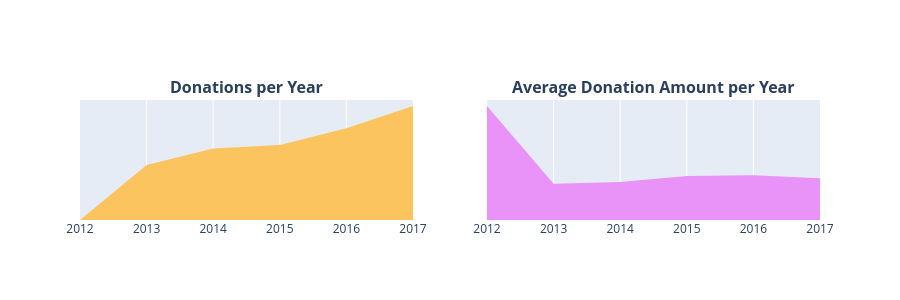

This figure's notebook cell:
### Markdown cell above
## 3.4 ¿Qué montos de donación se recibieron y en qué momentos?
### Donaciones por año
- 3.4.1 Número de donaciones por año.
- 3.4.2 Monto promedio de las donaciones por año.

### Code cell
donations_df['Donation Date'] = pd.to_datetime(donations_df['Donation Received Date'])
donations_df['Donation Year'] = donations_df['Donation Date'].dt.year
donations_df['Donation Month'] = donations_df['Donation Date'].dt.month
donations_df['Donation Day'] = donations_df['Donation Date'].dt.day
donations_df['Donation Weekday'] = donations_df['Donation Date'].dt.weekday
donations_df['Donation Hour'] = donations_df['Donation Date'].dt.hour

t1 = donations_df.groupby(['Donation Year']).agg({'Donation Month' : 'count', 'Donation Amount' : 'mean'}).reset_index().rename(columns={'Donation Month' : 'Total Donations', 'Donation Amount' : 'Average Amount'})
x = t1['Donation Year']
y1 = t1['Total Donations']
y2 = t1['Average Amount']
trace1 = go.Scatter(x=x[:-1], y=y1[:-1], fill='tozeroy', fillcolor = '#fcc45f', mode= 'none')
trace2 = go.Scatter(x=x[:-1], y=y2[:-1], fill='tozeroy', fillcolor = "#e993f9", mode= 'none')
fig = tools.make_subplots(rows=1, cols=2, print_grid=False, subplot_titles = ["<b>Donations per Year</b>", "<b>Average Donation Amount per Year</b>"])
fig.append_trace(trace1, 1, 1);
fig.append_trace(trace2, 1, 2);

fig['layout'].update(height=300, showlegend=False, yaxis=dict(
        autorange=True,
        showgrid=False,
        zeroline=False,
        showline=False,
        ticks='',
        showticklabels=False
    ), yaxis2=dict(
        autorange=True,
        showgrid=False,
        zeroline=False,
        showline=False,
        ticks='',
        showticklabels=False
    ));
iplot(fig);

### Figure 1 — Plotly figure (JSON) as saved in the notebook; plotly's stock layout.template omitted (floating-point values rounded to 4 significant figures)
{"data": [{"fill": "tozeroy", "fillcolor": "#fcc45f", "mode": "none", "type": "scatter", "x": [2012, 2013, 2014, 2015, 2016, 2017], "xaxis": "x", "y": [149, 573983, 746608, 783362, 957265, 1190542], "yaxis": "y"}, {"fill": "tozeroy", "fillcolor": "#e993f9", "mode": "none", "type": "scatter", "x": [2012, 2013, 2014, 2015, 2016, 2017], "xaxis": "x2", "y": [166.7, 53.01, 55.53, 64.45, 65.45, 61.21], "yaxis": "y2"}], "layout": {"annotations": [{"font": {"size": 16}, "showarrow": false, "text": "<b>Donations per Year</b>", "x": 0.225, "xanchor": "center", "xref": "paper", "y": 1, "yanchor": "bottom", "yref": "paper"}, {"font": {"size": 16}, "showarrow": false, "text": "<b>Average Donation Amount per Year</b>", "x": 0.775, "xanchor": "center", "xref": "paper", "y": 1, "yanchor": "bottom", "yref": "paper"}], "height": 300, "showlegend": false, "xaxis": {"anchor": "y", "domain": [0, 0.45]}, "xaxis2": {"anchor": "y2", "domain": [0.55, 1]}, "yaxis": {"anchor": "x", "autorange": true, "domain": [0, 1], "showgrid": false, "showline": false, "showticklabels": false, "ticks": "", "zeroline": false}, "yaxis2": {"anchor": "x2", "autorange": true, "domain": [0, 1], "showgrid": false, "showline": false, "showticklabels": false, "ticks": "", "zeroline": false}}}
